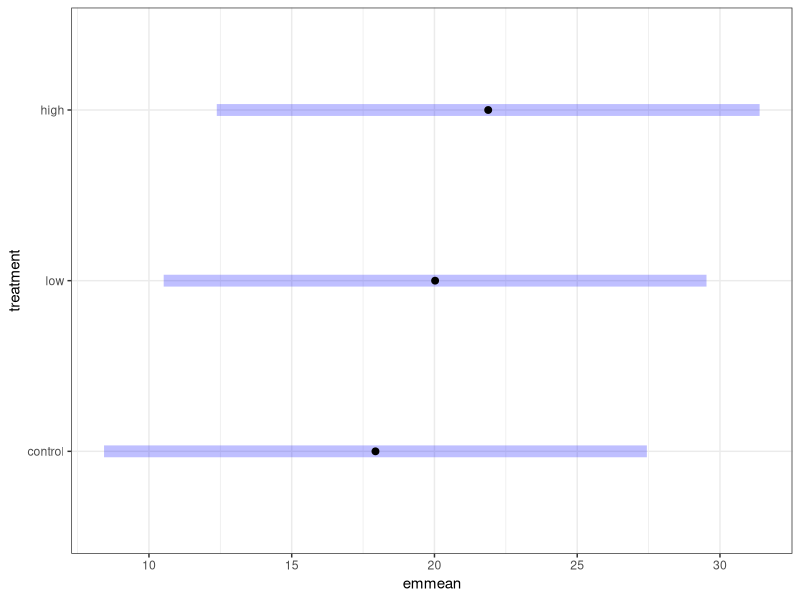
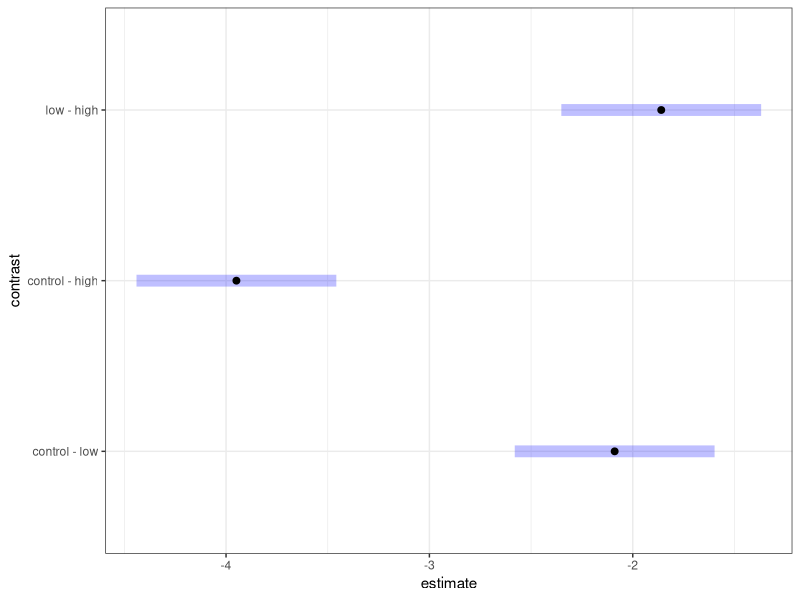
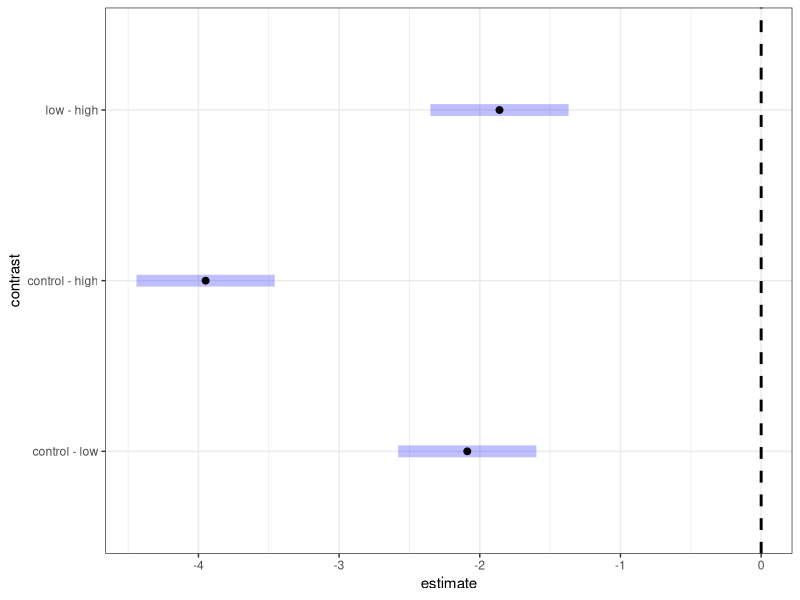

Source code (R) for these figures, in order: (Note: this script raises an error after producing the figures.)
############################################################################################
#### LESSON 6: ESTIMATING AND COMPARING TREATMENT MEANS                                 ####
#### ==================================================                                 ####
#### This worksheet contains an incomplete version of the code presented in the lesson. ####
#### Fill in all ... with code.                                                         ####
############################################################################################
############################################################################################

library(tidyverse)
library(lme4)
library(emmeans)
library(multcomp)

fert_biomass <- read_csv('datasets/fertilizer_biomass.csv') %>%
  mutate(treatment = factor(treatment, levels = c('control', 'low', 'high')))

fert_mm <- lmer(biomass ~ treatment + (1 | field), data = fert_biomass)

theme_set(theme_bw())

fert_emm <- emmeans(fert_mm, ~ treatment)

fert_emm

plot(fert_emm)

contrast(fert_emm, method = 'pairwise')

contr_bonferroni <- contrast(fert_emm, method = 'pairwise', adjust = 'sidak')

contr_bonferroni

plot(contr_bonferroni)

plot(contr_bonferroni) + geom_vline(xintercept = 0, linetype = 'dashed', linewidth = 1)

cld(fert_emm, adjust = 'sidak')

cld(fert_emm, adjust = 'sidak', Letters = letters)

contrast(fert_emm, method = 'trt.vs.ctrl')

data('stirret.borers', package = 'agridat')

stirret.borers <- stirret.borers %>%
  mutate(trt = factor(trt, levels = c('None', 'Early', 'Late', 'Both')))

glmm_borers <- glmer(count2 ~ trt + (1|block), data = stirret.borers, family = poisson)

emmeans(glmm_borers, ~ trt)

emm_borers <- emmeans(glmm_borers, ~ trt, type = 'response')

emm_borers

contrast(emm_borers, method = 'pairwise', adjust = 'sidak')

fish_fillets <- read_csv('datasets/fish_fillets.csv')
fit_fillets <- lmer(thickness ~ species + prep + species:prep + (1|fishID), data = fish_fillets)

emm_species <- emmeans(fit_fillets, ~ species)
emm_prep <- emmeans(fit_fillets, ~ prep)

emm_species
emm_prep

emm_species_x_prep <- emmeans(fit_fillets, ~ species + prep)

emm_species_x_prep

cld(emm_species_x_prep, adjust = 'sidak', Letters = letters)

emm_prep_within_species <- emmeans(fit_fillets, ~ prep | species)

cld(emm_prep_within_species, adjust = 'sidak', Letters = letters)

## data(jansen.apple, package = 'agridat')
## jansen.apple <- jansen.apple %>%
##   mutate(inoculum = factor(inoculum))
## fit_apples <- glmer(cbind(y, n - y) ~ gen + inoculum + gen:inoculum + (1|block), data = jansen.apple, family = binomial(link = 'logit'))

## emm_inoculum <- emmeans(fit_apples, ~ inoculum, type = 'response')
## plot(emm_inoculum)
## contrast(emm_inoculum, method = 'pairwise', adjust = 'sidak')
## cld(emm_inoculum, adjust = 'sidak', Letters = letters)

## emm_genotype <- emmeans(fit_apples, ~ gen, type = 'response')
## plot(emm_genotype)
## contrast(emm_genotype, method = 'pairwise', adjust = 'sidak')
## cld(emm_genotype, adjust = 'sidak', Letters = letters)

## emm_inoc_within_genotype <- emmeans(fit_apples, ~ inoculum | gen, type = 'response')
## cld(emm_inoc_within_genotype, adjust = 'sidak', Letters = letters)
